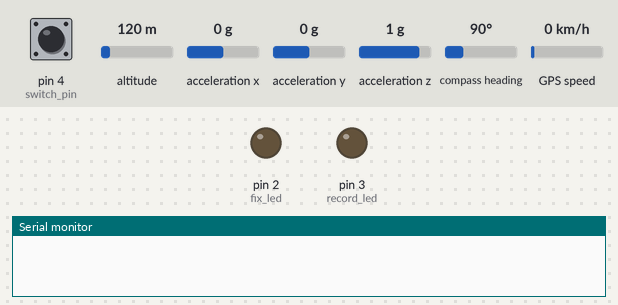
This sketch was run on a simulated Arduino Leonardo, built with avr-gcc and run on an emulated ATmega32U4. Shown: output pins drawn as LEDs (lit = HIGH), the last lines printed to the serial monitor. The inputs (shaded band) are chosen by the test bench; at power-on: pin 4 (switch_pin) HIGH, altitude 120 m, acceleration x 0 g, acceleration y 0 g, acceleration z 1 g, compass heading 90°, GPS speed 0 km/h. Storage starts empty; the GPS gets a fix after 3 s at 37.7749, -122.4194 with 8 satellites.

Above: at 0.1 s.
At 4.8 s:
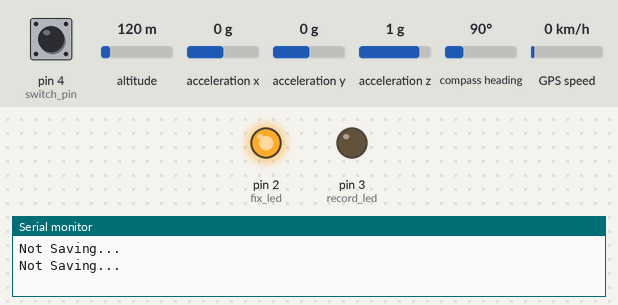
4.9 s: pin 4 (switch_pin) pulled LOW for 1.4 s
Timing chart, 0 to 7.9 s (numbered marks = the images above; inputs shaded):
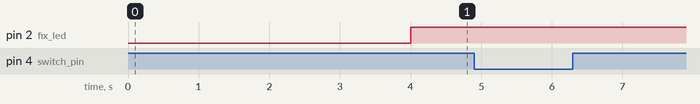

The sketch:

GPS_Tracker.ino
```cpp
#include <Arduino.h>
#include <SPI.h>
#include <SD.h>
#include <Wire.h>
#include <Adafruit_Sensor.h>
#include <Adafruit_ADXL345_U.h>
#include <Adafruit_GPS.h>

/* Assign a unique ID to this sensor at the same time */
Adafruit_ADXL345_Unified accel = Adafruit_ADXL345_Unified(12345);
const int chipSelect = 10;

// what's the name of the hardware serial port?
#define GPSSerial Serial

// Connect to the GPS on the hardware port
Adafruit_GPS GPS(&GPSSerial);

// Set GPSECHO to 'false' to turn off echoing the GPS data to the Serial console
// Set to 'true' if you want to debug and listen to the raw GPS sentences
#define GPSECHO  false

int fix_led = 2;
int switch_pin = 4;
int record_led = 3;

float x=0;
float y=0;
float z=0;
float counterAccell=0;
float temp;
float spoed;
float conversion=1.852;
char c;

File mySensorData;

uint32_t timer1 = millis();
uint32_t timer2 = millis();

int testCounter;
bool newTest;

float myMinutes;
int myDegrees;
float myLocation;

void readGPS() {

  while (!GPS.newNMEAreceived()) {
    c = GPS.read();
  }
  GPS.parse(GPS.lastNMEA());


  while (!GPS.newNMEAreceived()) {
    c = GPS.read();
  }
  GPS.parse(GPS.lastNMEA());


}

void setup(void)
{

while (!Serial); // for Leonardo/Micro/Zero

  Serial.begin(9600);
  pinMode(fix_led, OUTPUT);
  pinMode(record_led, OUTPUT);
  pinMode(switch_pin, INPUT_PULLUP);

  testCounter=1;
  newTest=true;

  //digitalWrite(7, HIGH); //turns on LED to show power is received
  timer1 = millis();
  timer2 = millis();

  accel.setRange(ADXL345_RANGE_16_G);

  GPS.begin(9600);

}

void loop(void)
{
  if (GPS.fix){
    digitalWrite(fix_led, HIGH);
  }
  else{
    digitalWrite(fix_led, LOW);
  }

  readGPS(); //ensures 2 newly parsed sentences

  if (digitalRead(switch_pin) == LOW) {


    while(newTest){//calculates the test number
      if(SD.exists((String)"Test"+testCounter+".CSV")){
      testCounter++;
        }
        else{
          newTest = false;
          Serial.println((String) "New Test Detected: TEST"+testCounter);
          mySensorData = SD.open((String)"Test"+testCounter+".CSV", FILE_WRITE );

          mySensorData.print("Date,Time,Latitude,Longitude,Altitude,Speed,Heading,X-Axis Acceleration,Y-Axis Acceleration,Z-Axis Acceleration,");
          mySensorData.println("Number of Satellites Connected");

          mySensorData.close();

        }
    }

    if(millis() - timer2 > 100){

      timer2=millis();

      sensors_event_t event;
      accel.getEvent(&event);

      //add measurement to x
      x = x + event.acceleration.x;
      //add measurement to y
      y = y + event.acceleration.y;
      //add measurement to z
      z = z + event.acceleration.z;

      counterAccell = counterAccell + 1;


    }

  if (millis() - timer1 > 1000) {
    timer1=millis();

      mySensorData = SD.open((String) "Test"+testCounter+".CSV", FILE_WRITE );

          if((mySensorData)){ //if file succesfully openened
            Serial.println((String)"File "+testCounter+" opened");
            digitalWrite(8, HIGH);

                //DATE
                mySensorData.print(GPS.day, DEC); mySensorData.print('/');
                mySensorData.print(GPS.month, DEC); mySensorData.print("/20");
                mySensorData.print(GPS.year, DEC);

                mySensorData.print(",");

                //TIME
                if (GPS.hour < 8) { mySensorData.print('0'); }
                mySensorData.print(GPS.hour+2, DEC); mySensorData.print(':');
                if (GPS.minute < 10) { mySensorData.print('0'); }
                mySensorData.print(GPS.minute, DEC); mySensorData.print(':');
                if (GPS.seconds < 10) { mySensorData.print('0'); }
                mySensorData.print(GPS.seconds, DEC);

                mySensorData.print(",");


                if(GPS.fix){

                  //latitude
                  myDegrees = GPS.latitude/100;
                  myMinutes = (float) GPS.latitude - myDegrees*100.0;
                  myLocation = (float) myDegrees + (myMinutes/60.0) ;
                  if (GPS.lat == 'S'){
                    myLocation = (float) myLocation*-1.0;
                  }
                  mySensorData.print(myLocation, 5);


                  mySensorData.print(",");

                  //longitude
                  myDegrees = GPS.longitude/100;
                  myMinutes = (float) GPS.longitude - myDegrees*100.0;
                  myLocation = (float) myDegrees + (myMinutes/60.0) ;
                  if (GPS.lon == 'W'){
                    myLocation = (float) myLocation*-1.0;
                  }
                  mySensorData.print(myLocation, 5);

                  mySensorData.print(",");

                  //altitude
                  mySensorData.print(GPS.altitude);

                  Serial.println((String)"Altitude: "+GPS.altitude);

                  mySensorData.print(",");

                  //speed
                  if(GPS.speed == NULL){
                    mySensorData.print(" 0 ");
                  }
                  else{
                  spoed = (float)  GPS.speed*conversion;
                  mySensorData.print(spoed);
                  }

                  mySensorData.print(",");

                  //heading
                  if(GPS.angle == NULL){
                    mySensorData.print(" 0 ");
                  }
                  else{
                  mySensorData.print(GPS.angle, 4);
                  }

                  mySensorData.print(",");


                }
                else{\
                  //no fix
                  //latitude
                  mySensorData.print(" 0 ");

                  mySensorData.print(",");

                  //longitude
                  mySensorData.print(" 0 ");

                  mySensorData.print(",");


                  //altitude
                  mySensorData.print(" 0 ");

                  mySensorData.print(",");

                  //speed
                  mySensorData.print(" 0 ");

                  mySensorData.print(",");

                  //heading
                  mySensorData.print(" 0 ");

                  mySensorData.print(",");
                }

                //x axis
                temp = (float) (x/counterAccell)/9.80665;
                mySensorData.print(temp, 4);
                mySensorData.print(",");
                //y axis
                temp = (float) (y/counterAccell)/9.80665;
                mySensorData.print(temp, 4);
                mySensorData.print(",");
                //z axis
                temp = (float) (z/counterAccell)/9.80665;
                mySensorData.print(temp, 4);


                x=0;
                y=0;
                z=0;
                counterAccell=0;


                //# satellites connected
                mySensorData.print((int)GPS.satellites);
                mySensorData.print(",");


                mySensorData.println("");
                mySensorData.close();

                }
                else{
            //File could not be opened
            newTest = true;
            digitalWrite(8, LOW);
            Serial.println("file could not be opened not recording");
           }
  }
      }
  else{
          newTest = true;
          digitalWrite(record_led, LOW);
          Serial.println("Not Saving... ");
  }

}
```
